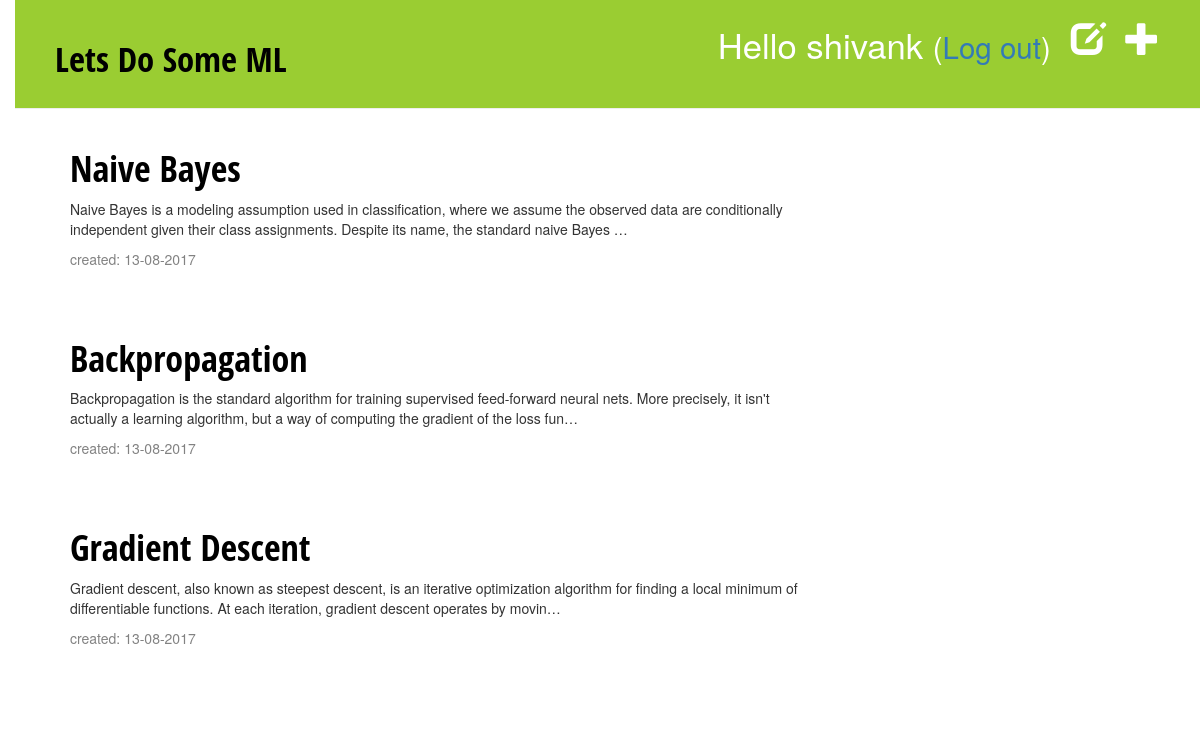
/drafts/ (signed in), run on an earlier commit of the app's database.
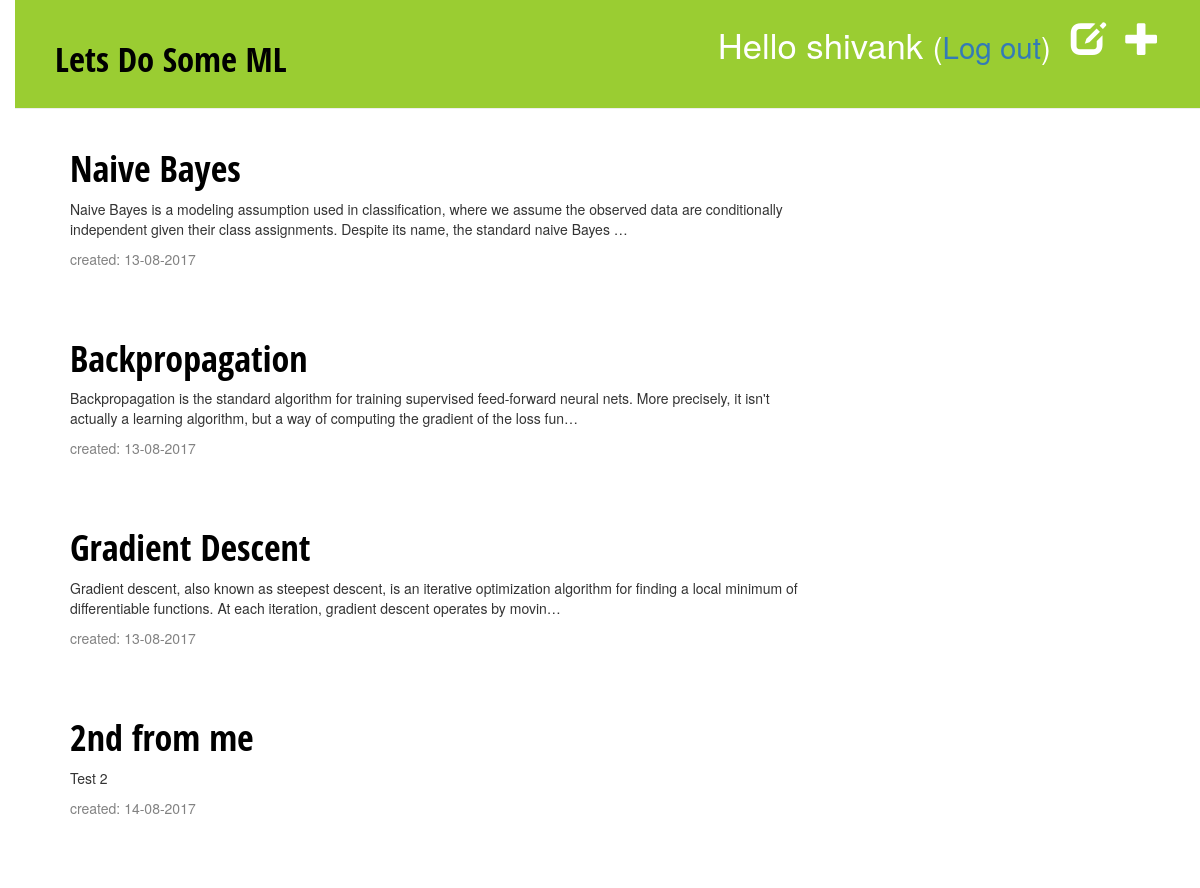
And on a later commit of the database.
### blog/models.py (models this page shows, shortened)
class Post(models.Model):
    author = models.ForeignKey('auth.User')
    title = models.CharField(max_length=200)
    text = models.TextField()
    created_date = models.DateTimeField(
            default=timezone.now)
    published_date = models.DateTimeField(
            blank=True, null=True)

### blog/views.py (the view)
# urls.py: url(r'^drafts/$', views.post_draft_list, name='post_draft_list'),
@login_required
def post_draft_list(request):
    posts = Post.objects.filter(published_date__isnull=True).order_by('created_date')
    return render(request, 'blog/post_draft_list.html', {'posts': posts})

### blog/templates/blog/post_draft_list.html
{% extends 'blog/base.html' %}
{% block content %}
    {% for post in posts %}
        <div class="post">
            <h1><a href="{% url 'post_detail' pk=post.pk %}">{{ post.title }}</a></h1>
            <p>{{ post.text|truncatechars:200 }}</p>
	    <p class="date">created: {{ post.created_date|date:'d-m-Y' }}</p>
        </div>
    {% endfor %}
{% endblock %}

What changed in the data, as far as the page shows it:
added Post: title "2nd from me", text "Test 2", created_date "14-08-2017"
